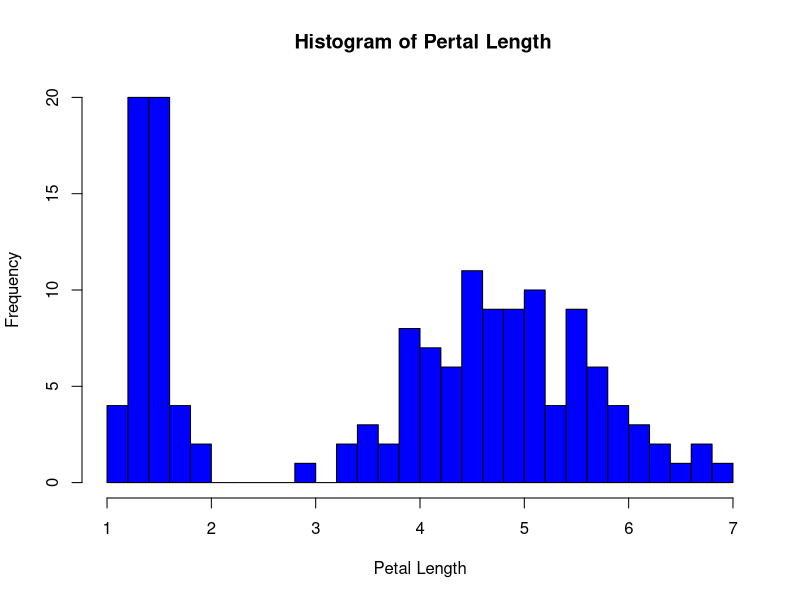
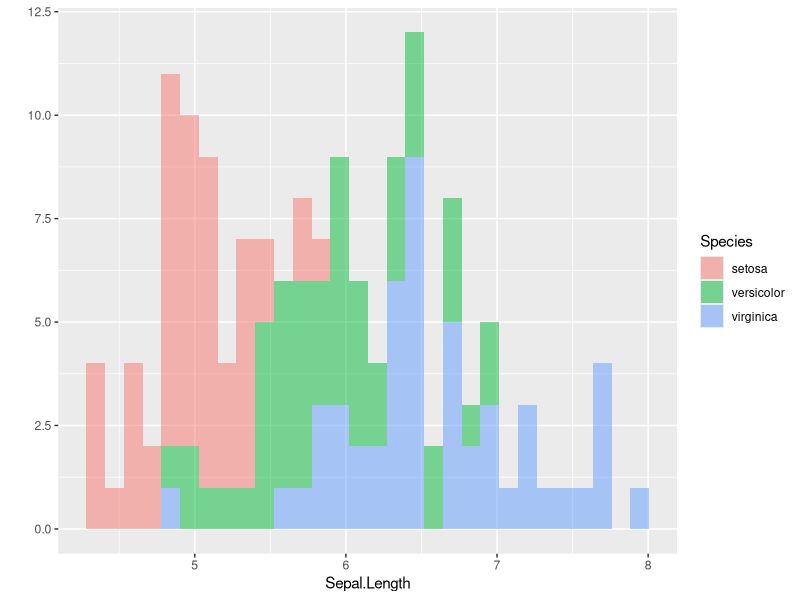
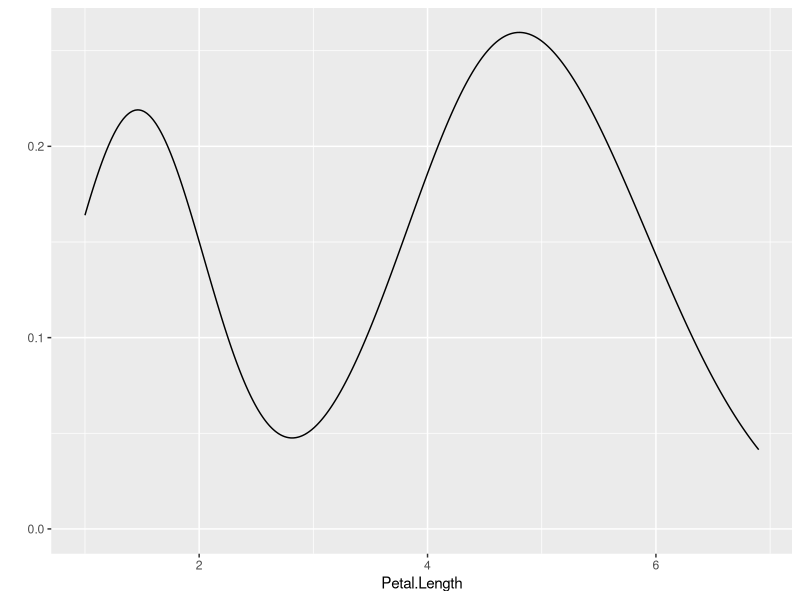
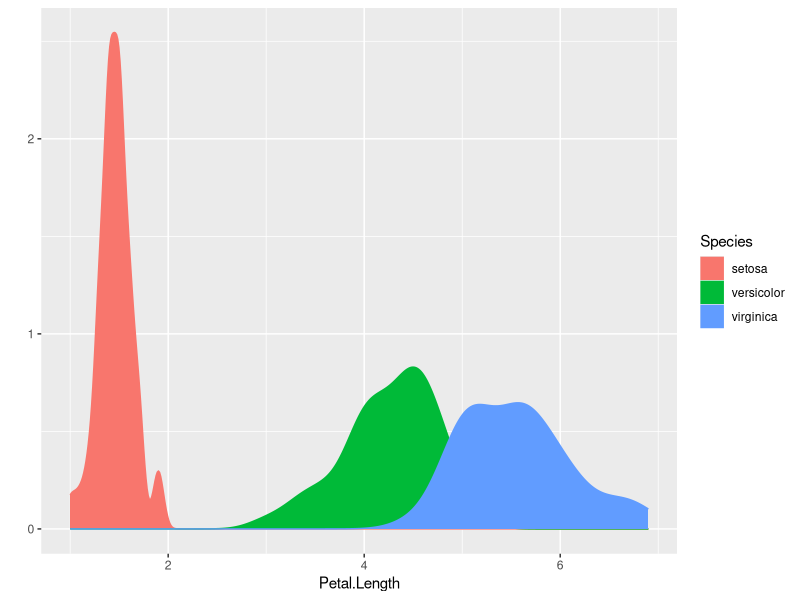
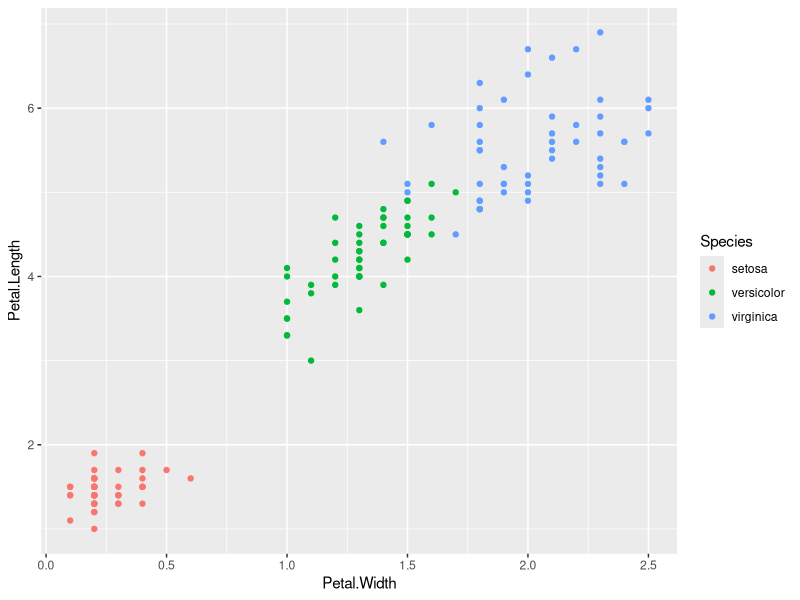
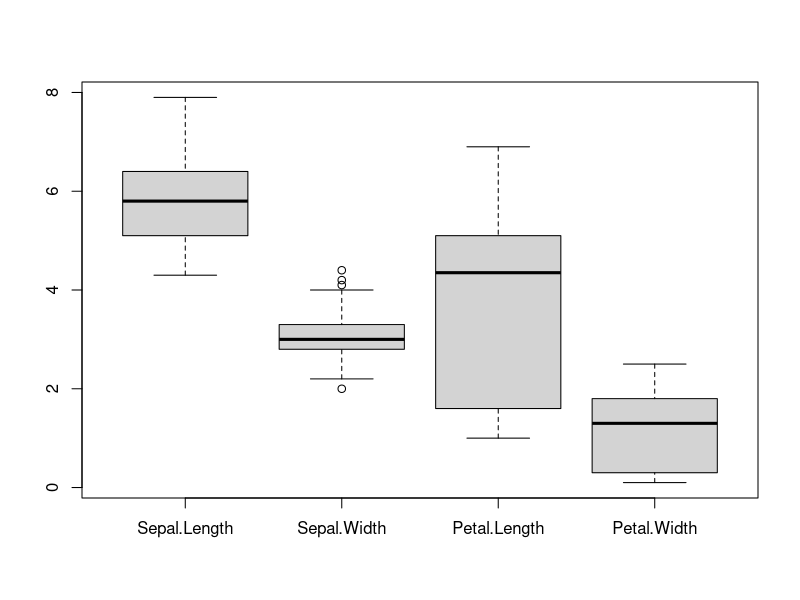
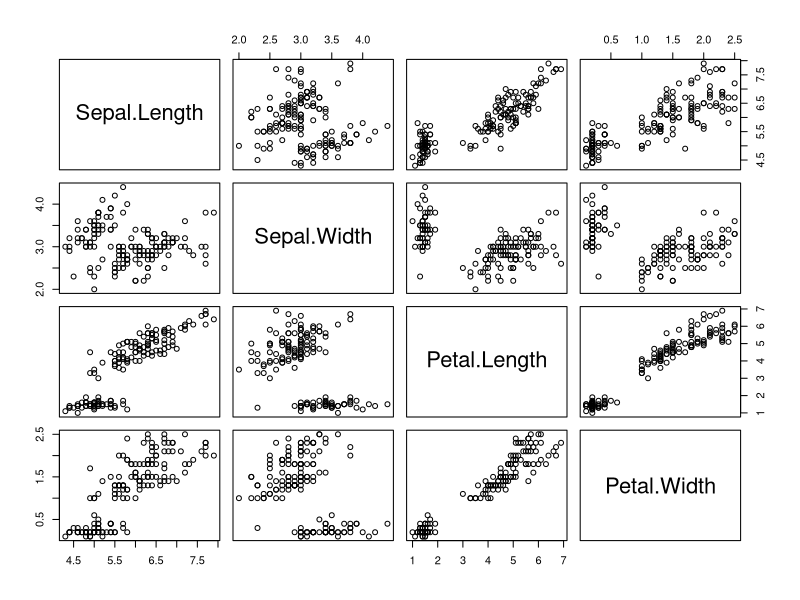
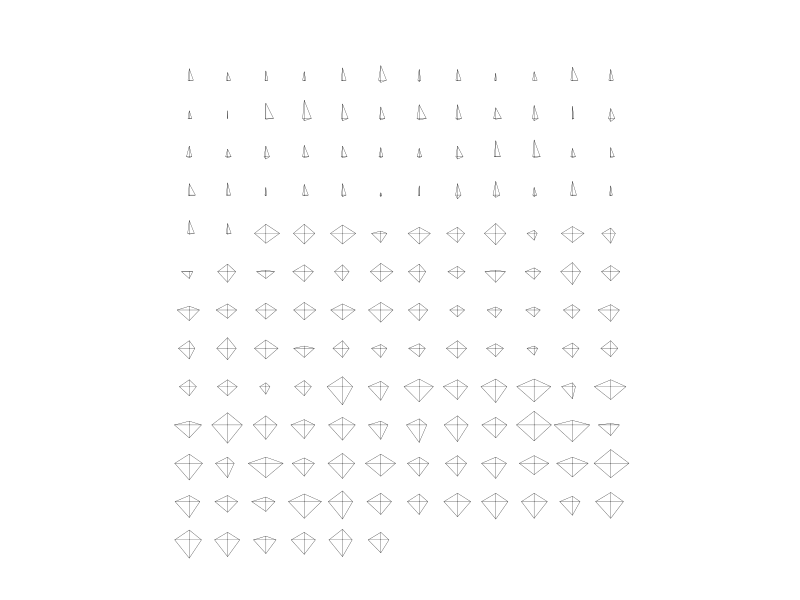

These charts were generated, in order, by the following R code: (Note: this script raises an error after producing the figures.)
## ---- chunk 1
# Find all the files on 
# https://github.com/Abhijit25Mishra/R-Lab--ICS-321-
# https://rpubs.com/Panda_250
print("Abhijit Mishra")



# setting the working directory to use the csv file
print(getwd())
setwd("C:/Users/ASUS/OneDrive/Desktop/Study-Material/IIIT-Kottayam/SEM-6/Data warehousing and mining ICS 321/Lab/Lab-4")

# reading the csv file
sdata <- read.csv("Dataset.csv")

# Viewing the data
head(sdata)
which(is.na(sdata))
View(sdata)

# Handling the missing data
sdata$Age = ifelse(is.na(sdata$Age),ave(sdata$Age, FUN = function (x)mean(x, na.rm = TRUE)),sdata$Age)
sdata$Salary = ifelse(is.na(sdata$Salary),ave(sdata$Salary,FUN = function (x)mean(x,na.rm=TRUE)),sdata$Age)

# Encoding the data categorically
#sdata$Country = factor(sdata$Country, levels = c('France','Spain','Germany'), labels = c(1.0, 2.0 , 3.0 ))
sdata$Purchased = factor(sdata$Purchased,levels = c('No', 'Yes'),labels = c(0, 1))
sdata$Purchased[is.na(sdata$Purchased)] <- 0
as.factor(sdata$Purchased)

# splitting the dataset into the training and test set
library(caTools)
set.seed(123)
split = sample.split(sdata$Purchased,SplitRatio = 0.2)
training_set = subset(sdata,split == FALSE)
test_set = subset(sdata,split == TRUE)
View(training_set)
View(test_set)
training_set[, 2:3] = scale(training_set[, 2:3])
test_set[, 2:3] = scale(test_set[, 2:3])
training_set
test_set




# importing plotting lib
require(ggplot2)

# Viewing the data
View(iris)

# number of attributes
attributes(iris)

# Structure of data
typeof(iris)
str(iris)

# Size of data
ncol(iris)
nrow(iris)
dim(iris)
length(iris)

# summary of dataset
summary(iris)

# First row and last of dataset 
head(iris,1)
tail(iris,1)

# First 10 values of sepal length
head(iris[1],10)

# mean, median, range and quartiles are given in the summary
summary(iris)
summary(iris$Sepal.Length)

# variance of iris
var(iris[0:4])

# Histogram
hist(iris$Petal.Length,breaks = 30,col="blue", xlab = "Petal Length", main = " Histogram of Pertal Length" )
qplot(Sepal.Length, data=iris, geom='histogram', fill=Species, alpha=I(1/2))

# Density plot
qplot(Petal.Length, data=iris, geom='density')
qplot(Petal.Length, data=iris, geom='density', color=Species, fill=Species)

# Scatter plot
qplot(Petal.Width, Petal.Length, data=iris, color=Species)
# correlation and covariance
cor(iris$Sepal.Length, iris$Petal.Length)
cov(iris$Sepal.Length, iris$Petal.Length)
cov(iris[,1:4])

# making every plot i know of ;)
df <- iris[, 1:4]
boxplot(df)
pairs(df)
stars(df)
boxplot(iris)
scatter.smooth(iris)
table(iris)
pie(table(iris))
PL <- iris$Petal.Length
barplot(PL)
hist(PL)
SP <- iris$Species
boxplot(PL ~ SP)
summary(aov(PL ~ SP))
PW <- iris$Petal.Width
plot(PL, PW, col = SP)
abline(lm(PW ~ PL))
ma <- as.matrix(iris[, 1:4]) # convert to matrix
disMatarix <- dist(ma)
plot(hclust(disMatarix))
heatmap(ma,scale = "column",RowSideColors = rainbow(3)[iris$Species])




# inputting the age and %fat
age <- c(23,23,27,27,39,41,47,49,50,52,54,54,56,57,58,58,60,61)
fatpercent <- c(9.5,26.5,7.8,17.8,31.4,25.9,27.4,27.2,31.2,34.6,42.5,28.8,33.4,30.2,34.1,32.9,41.2,35.7)

# converting the data into dataframes
data <- list(Age = age,FatPercent = fatpercent)
data
df <- as.data.frame(data)
df

# finding the correlation
cor(df$Age,df$FatPercent)
